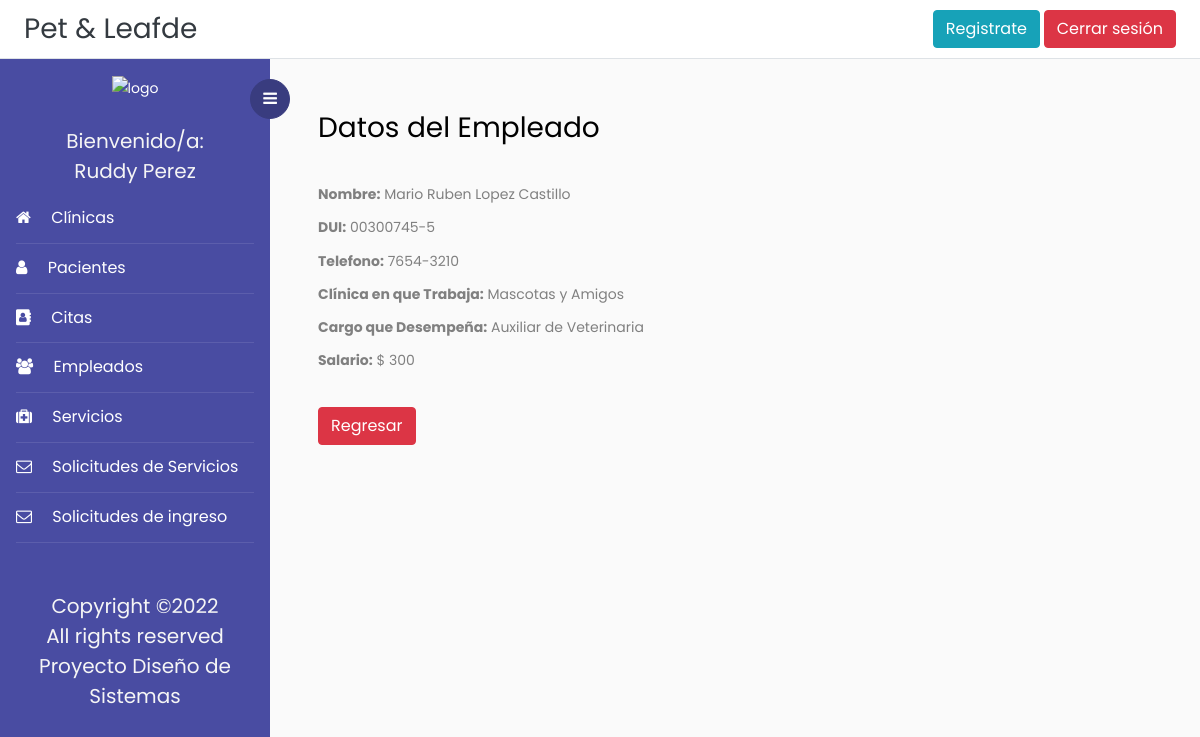
Screenshot of /detalleEmpleado/00300745-5 (signed in) with the database file from the repository.
### Veterinaria/models.py (models this page shows)
class Empleado(models.Model):
    duiEmp = models.CharField(max_length=10, verbose_name="DUI", help_text="########-#",primary_key=True, validators=[formato_Dui])
    nombreEmp = models.CharField(max_length=100, validators=[solo_Letras])
    apellidoEmp = models.CharField(max_length=100, validators=[solo_Letras])
    telefonoEmp = models.CharField(max_length=10, help_text="####-####", validators=[formato_Telefono])
    cargo = models.CharField(max_length=50)
    salario = models.CharField(max_length=9, validators=[solo_Numeros])
    clinica = models.ForeignKey('Clinica', on_delete = models.PROTECT)
    consultorio = models.ForeignKey('Consultorio', on_delete = models.CASCADE)
    activo = models.BooleanField(blank=True,  default=1)
    def __str__(self):
        return self.nombreEmp + " " + self.apellidoEmp

class Clinica(models.Model):
    id = models.IntegerField(primary_key = True)
    propietario = models.CharField(max_length=50, validators=[solo_Letras])
    nombre = models.CharField(max_length=60)
    direccion = models.TextField()
    horarios = models.CharField(max_length=50)
    telefono = models.CharField(max_length=9)
    fechaIngreso = models.DateField(auto_now_add=True, null=True)
    correoElectronico = models.CharField(max_length=200, null=True)
    ESTADO = (('Activa','Activa'),('Inactiva', 'Inactiva'))
    estado = models.CharField(max_length=10, choices=ESTADO, default="Activa")
    def __str__(self):
        return self.nombre

### Veterinaria/views.py (the view)
# urls.py: path('detalleEmpleado/<str:pk>', login_required(DetalleEmpleado.as_view()), name='detalle_empleado'),
class DetalleEmpleado(DetailView):
    model = Empleado
    template_name = 'Plantillas/detalleEmpleado.html'
    form_class = EmpleadoForm
    context_object_name = 'empleado'

### Veterinaria/templates/Plantillas/detalleEmpleado.html
{% extends 'base.html' %}
{% block content %}
<div>
    <h3>Datos del Empleado</h3>
</div>
<br>
<div>
    <B><label>Nombre: </label></B>    {{empleado}}
</div>
<div>
    <B><label>DUI: </label></B>    {{empleado.duiEmp}}
</div>
<div>
    <B><label>Telefono: </label></B>    {{empleado.telefonoEmp}}
</div>
<div>
    <B><label>Clínica en que Trabaja: </label></B>    {{empleado.clinica}}
</div>
<div>
    <B><label>Cargo que Desempeña: </label></B>    {{empleado.cargo}}
</div>
<div>
    <B><label>Salario: </label></B>   $  {{empleado.salario}}
</div>
<br>
<div>
    <a href="{% url 'listado_empleados' %}" class="btn btn-danger">Regresar</a>
</div>
{% endblock content%}

### Veterinaria/templates/base.html (shortened to what this page needs)
<!doctype html>
<html lang="en">
  <head>
	<link rel="stylesheet" href="https://cdnjs.cloudflare.com/ajax/libs/select2/4.0.13/css/select2.min.css" />
    <link rel="stylesheet" href="https://cdn.jsdelivr.net/bxslider/4.2.12/jquery.bxslider.css">
	<link rel="stylesheet" href="https://stackpath.bootstrapcdn.com/font-awesome/4.7.0/css/font-awesome.min.css">
    {% load static %}
	<link rel="stylesheet" href="{% static 'css/style.css' %}">
    <link href='https://api.mapbox.com/mapbox-gl-js/v2.3.1/mapbox-gl.css' rel='stylesheet' />
  </head>
  <body>
		{% block navbar %}
	  <div class="d-flex flex-column flex-md-row align-items-center p-2 px-md-4 bg-white border-bottom box-shadow">
      <h3 class="my-0 mr-md-auto font-weight-normal" ><a class="text-dark" href="{% url 'index' %}">Pet & Leafde</a></h3>
	  <a class="btn btn-info" href="{% url 'registro'%}">Registrate</a>&nbsp;
	  {% if request.user.is_authenticated %}
      <a class="btn btn-danger" href="{% url 'logout' %}">Cerrar sesión</a>
	  {% else %}
	  <a class="btn btn-success" href="{% url 'login' %}">Iniciar sesión</a>
	  {% endif %}
    </div>
		<div class="wrapper d-flex align-items-stretch">
			<nav id="sidebar">
				<div class="custom-menu">
					<button type="button" id="sidebarCollapse" class="btn btn-primary">
	          <i class="fa fa-bars"></i>
	        </button>
        </div>
				<div class="p-3">
        <div class="contenedor_logo" align="center">
            <img  class="logo"  src="{% static 'images/logo.png'%}" alt="logo">
        </div>&nbsp;
			{% if request.user.is_authenticated %}
			<h5 style="color:whitesmoke;" class="my-0 mr-md-auto font-weight-normal" align ="center">Bienvenido/a:</h5>
			<h5 style="color:whitesmoke;" align ='center'>{{user.first_name}} {{user.last_name}}</h5>
	        <ul class="list-unstyled components mb-5">
	          <li class="active">
	            <a href="{% url 'listar_clinica' %}"><span class="fa fa-home mr-3"></span> Clínicas</a>
	          </li>
	          <li class="active">
	            <a href="{% url 'listado_pacientes' %}"><span class="fa fa-user mr-3"></span> Pacientes</a>
	          </li>
	          <li class="active">
              <a href="{% url 'listado_citas' %}"><span class="fa fa-address-book mr-3"></span> Citas</a>
	          </li>
	          <li class="active">
              	<a href="{% url 'listado_empleados' %}"><span class="fa fa-users mr-3"></span> Empleados</a>
	          </li>
			  <li class="active">
              	<a href="{% url 'listado_servicios' %}"><span class="fa fa-medkit mr-3"></span> Servicios</a>
	          </li>
			  <li class="active">
              	<a href="{% url 'listado_solicitud_servicio' %}"><span class="fa fa-envelope-o mr-3"></span> Solicitudes de Servicios</a>
	          </li>
			  <li class="active">
				<a href="{% url 'listado_solicitudes' %}"><span class="fa fa-envelope-o mr-3"></span> Solicitudes de ingreso</a>
			</li>
			</ul>
			{% endif %}
	        <div class="footer">
	        	<h5 align="center" style="color:whitesmoke;">
						  Copyright &copy;<script>document.write(new Date().getFullYear());</script><br>
						  All rights reserved <br> Proyecto Diseño de Sistemas
	        </div>
	      </div>
    	</nav>
        {% endblock navbar%}
      <div id="content" class="p-4 p-md-5 pt-5">
	  {% block content %}{% endblock content%}
  </body>
</html>

### rows the page displays
Empleado: nombreEmp+apellidoEmp "Mario Ruben Lopez Castillo", duiEmp "00300745-5", telefonoEmp "7654-3210", clinica "Mascotas y Amigos", cargo "Auxiliar de Veterinaria", salario "300"

### other values shown
{{ user.first_name }} "Ruddy"
{{ user.last_name }} "Perez"
